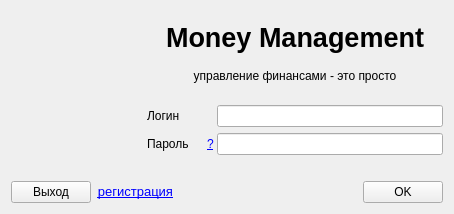
<?xml version="1.0" encoding="UTF-8"?>
<ui version="4.0">
 <class>SignInWindow</class>
 <widget class="QMainWindow" name="SignInWindow">
  <property name="windowModality">
   <enum>Qt::WindowModal</enum>
  </property>
  <property name="geometry">
   <rect>
    <x>0</x>
    <y>0</y>
    <width>454</width>
    <height>214</height>
   </rect>
  </property>
  <property name="sizePolicy">
   <sizepolicy hsizetype="Preferred" vsizetype="Preferred">
    <horstretch>0</horstretch>
    <verstretch>0</verstretch>
   </sizepolicy>
  </property>
  <property name="windowTitle">
   <string>Вход - Money Management</string>
  </property>
  <property name="windowIcon">
   <iconset resource="resources.qrc">
    <normaloff>:/money_management.ico</normaloff>:/money_management.ico</iconset>
  </property>
  <widget class="QWidget" name="centralWidget">
   <layout class="QVBoxLayout" name="verticalLayout_2">
    <item>
     <layout class="QHBoxLayout" name="horizontalLayout_4">
      <item>
       <widget class="QLabel" name="lbAppImage">
        <property name="sizePolicy">
         <sizepolicy hsizetype="Fixed" vsizetype="Fixed">
          <horstretch>0</horstretch>
          <verstretch>0</verstretch>
         </sizepolicy>
        </property>
        <property name="minimumSize">
         <size>
          <width>130</width>
          <height>140</height>
         </size>
        </property>
        <property name="text">
         <string/>
        </property>
        <property name="pixmap">
         <pixmap resource="resources.qrc">:/money_management.ico</pixmap>
        </property>
       </widget>
      </item>
      <item>
       <layout class="QVBoxLayout" name="verticalLayout">
        <item>
         <widget class="QLabel" name="lbAppName">
          <property name="font">
           <font>
            <pointsize>20</pointsize>
            <weight>75</weight>
            <italic>false</italic>
            <bold>true</bold>
            <underline>false</underline>
            <strikeout>false</strikeout>
            <kerning>true</kerning>
           </font>
          </property>
          <property name="text">
           <string>Money Management</string>
          </property>
          <property name="alignment">
           <set>Qt::AlignCenter</set>
          </property>
         </widget>
        </item>
        <item>
         <widget class="QLabel" name="lbSlogan">
          <property name="sizePolicy">
           <sizepolicy hsizetype="Preferred" vsizetype="Fixed">
            <horstretch>0</horstretch>
            <verstretch>0</verstretch>
           </sizepolicy>
          </property>
          <property name="minimumSize">
           <size>
            <width>0</width>
            <height>30</height>
           </size>
          </property>
          <property name="text">
           <string>управление финансами - это просто</string>
          </property>
          <property name="alignment">
           <set>Qt::AlignHCenter|Qt::AlignTop</set>
          </property>
         </widget>
        </item>
        <item>
         <layout class="QHBoxLayout" name="horizontalLayout">
          <property name="spacing">
           <number>0</number>
          </property>
          <item>
           <widget class="QLabel" name="lbLogin">
            <property name="sizePolicy">
             <sizepolicy hsizetype="Fixed" vsizetype="Preferred">
              <horstretch>0</horstretch>
              <verstretch>0</verstretch>
             </sizepolicy>
            </property>
            <property name="minimumSize">
             <size>
              <width>70</width>
              <height>0</height>
             </size>
            </property>
            <property name="text">
             <string>Логин</string>
            </property>
           </widget>
          </item>
          <item>
           <widget class="QLineEdit" name="leLogin"/>
          </item>
         </layout>
        </item>
        <item>
         <layout class="QHBoxLayout" name="horizontalLayout_2">
          <property name="spacing">
           <number>0</number>
          </property>
          <item>
           <widget class="QLabel" name="lbPassword">
            <property name="sizePolicy">
             <sizepolicy hsizetype="Fixed" vsizetype="Preferred">
              <horstretch>0</horstretch>
              <verstretch>0</verstretch>
             </sizepolicy>
            </property>
            <property name="minimumSize">
             <size>
              <width>60</width>
              <height>0</height>
             </size>
            </property>
            <property name="text">
             <string>Пароль</string>
            </property>
           </widget>
          </item>
          <item>
           <widget class="QLabel" name="lbRescuePassword">
            <property name="sizePolicy">
             <sizepolicy hsizetype="Fixed" vsizetype="Preferred">
              <horstretch>0</horstretch>
              <verstretch>0</verstretch>
             </sizepolicy>
            </property>
            <property name="minimumSize">
             <size>
              <width>10</width>
              <height>0</height>
             </size>
            </property>
            <property name="cursor">
             <cursorShape>PointingHandCursor</cursorShape>
            </property>
            <property name="layoutDirection">
             <enum>Qt::LeftToRight</enum>
            </property>
            <property name="text">
             <string>&lt;a href=&quot;#&quot;&gt;?&lt;/a&gt;</string>
            </property>
            <property name="alignment">
             <set>Qt::AlignLeading|Qt::AlignLeft|Qt::AlignVCenter</set>
            </property>
           </widget>
          </item>
          <item>
           <widget class="QLineEdit" name="lePassword">
            <property name="echoMode">
             <enum>QLineEdit::Password</enum>
            </property>
           </widget>
          </item>
         </layout>
        </item>
       </layout>
      </item>
     </layout>
    </item>
    <item>
     <layout class="QHBoxLayout" name="horizontalLayout_3">
      <property name="topMargin">
       <number>20</number>
      </property>
      <item>
       <widget class="QPushButton" name="btnExit">
        <property name="text">
         <string>Выход</string>
        </property>
       </widget>
      </item>
      <item>
       <widget class="QLabel" name="lbSignUp">
        <property name="font">
         <font>
          <pointsize>10</pointsize>
         </font>
        </property>
        <property name="text">
         <string>&lt;a href=&quot;#&quot;&gt;регистрация&lt;/a&gt;</string>
        </property>
        <property name="alignment">
         <set>Qt::AlignRight|Qt::AlignTrailing|Qt::AlignVCenter</set>
        </property>
       </widget>
      </item>
      <item>
       <spacer name="horizontalSpacer">
        <property name="orientation">
         <enum>Qt::Horizontal</enum>
        </property>
        <property name="sizeHint" stdset="0">
         <size>
          <width>40</width>
          <height>20</height>
         </size>
        </property>
       </spacer>
      </item>
      <item>
       <widget class="QPushButton" name="btn">
        <property name="text">
         <string>OK</string>
        </property>
       </widget>
      </item>
     </layout>
    </item>
   </layout>
  </widget>
 </widget>
 <layoutdefault spacing="6" margin="11"/>
 <resources>
  <include location="resources.qrc"/>
 </resources>
 <connections>
  <connection>
   <sender>btnExit</sender>
   <signal>clicked()</signal>
   <receiver>SignInWindow</receiver>
   <slot>close()</slot>
   <hints>
    <hint type="sourcelabel">
     <x>73</x>
     <y>168</y>
    </hint>
    <hint type="destinationlabel">
     <x>129</x>
     <y>188</y>
    </hint>
   </hints>
  </connection>
 </connections>
</ui>
